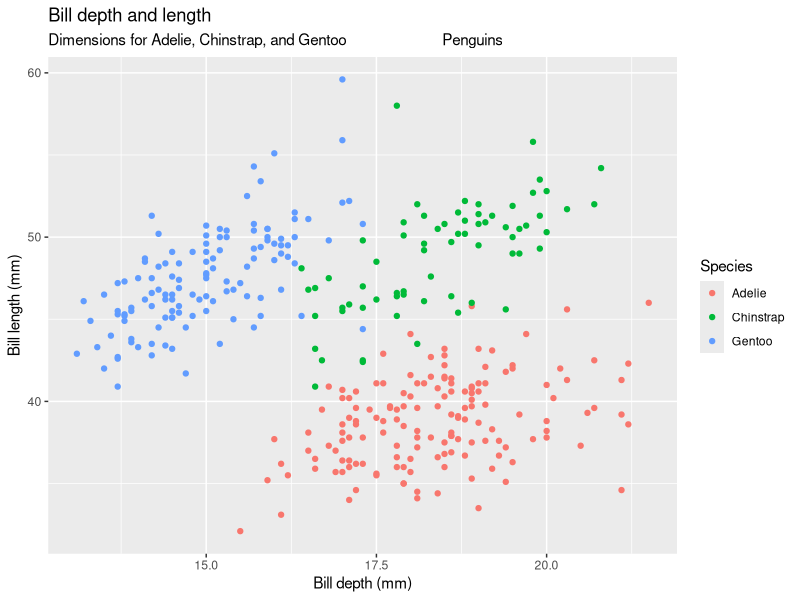

This figure's R source:
## ---- chunk 1
library(palmerpenguins)
library(tidyverse)
ggplot(penguins, 
       aes(x = bill_depth_mm, y = bill_length_mm,
       colour = species)) +
  geom_point() +
  labs(title = "Bill depth and length",
       subtitle = "Dimensions for Adelie, Chinstrap, and Gentoo                        Penguins",
       x = "Bill depth (mm)",
       y = "Bill length (mm)",
       colour = "Species")
